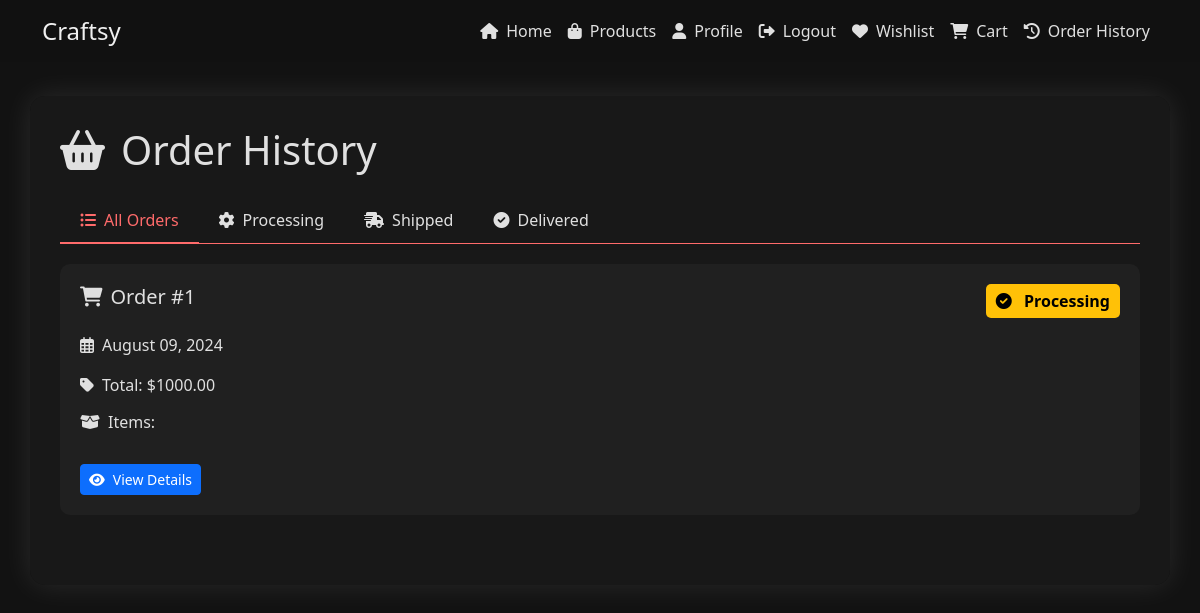
/order-history/ (signed in), run on an earlier commit of the app's database.
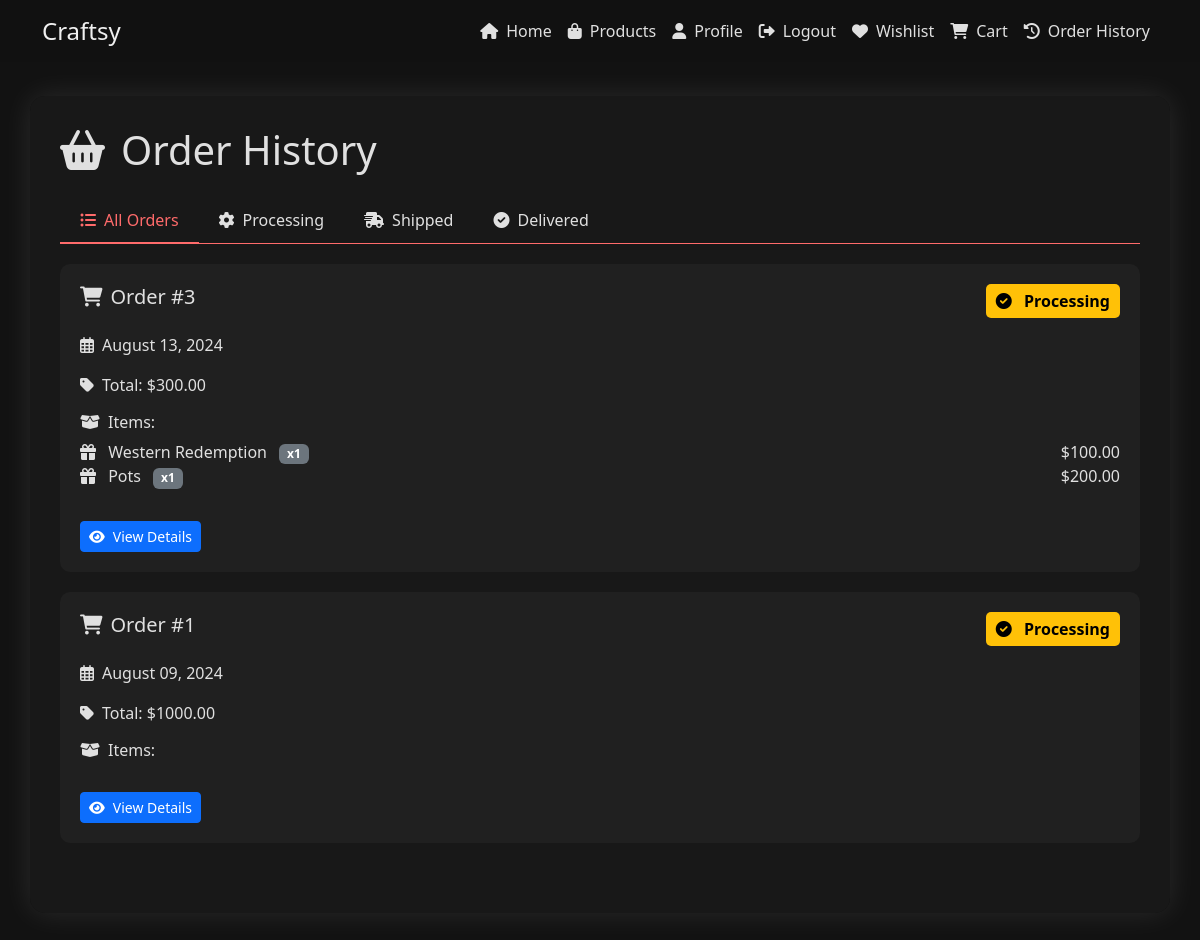
And on a later commit of the database.
### accounts/models.py (models this page shows, shortened)
class Order(models.Model):
    STATUS_CHOICES = (
        ('processing', 'Processing'),
        ('shipped', 'Shipped'),
        ('delivered', 'Delivered'),
    )
    user = models.ForeignKey(User, on_delete=models.CASCADE, related_name='orders')
    created_at = models.DateTimeField(auto_now_add=True)
    status = models.CharField(max_length=20, choices=STATUS_CHOICES, default='processing')
    total_price = models.DecimalField(max_digits=10, decimal_places=2)

class OrderItem(models.Model):
    order = models.ForeignKey(Order, on_delete=models.CASCADE, related_name='items')
    product = models.ForeignKey(Product, on_delete=models.CASCADE)
    quantity = models.PositiveIntegerField(default=1)
    price = models.DecimalField(max_digits=10, decimal_places=2)

class Product(models.Model):
    CATEGORY_CHOICES = [
        ('jewelry', 'Jewelry'),
        ('pottery', 'Pottery'),
        ('woodworking', 'Woodworking'),
        ('painting', 'Painting'),
    ]
    name = models.CharField(max_length=200)
    description = models.TextField()
    price = models.DecimalField(max_digits=10, decimal_places=2)
    category = models.ForeignKey(Category, on_delete=models.CASCADE, related_name='products')
    inventory = models.PositiveIntegerField()
    artisan = models.ForeignKey(Artisan, on_delete=models.CASCADE, related_name='products')
    created_at = models.DateTimeField(auto_now_add=True)
    updated_at = models.DateTimeField(auto_now=True)

### accounts/views.py (the view)
# urls.py: path('order-history/', views.order_history, name='order_history'),
@login_required
def order_history(request):
    orders = Order.objects.filter(user=request.user).order_by('-created_at')
    processing_orders = orders.filter(status='processing')
    shipped_orders = orders.filter(status='shipped')
    delivered_orders = orders.filter(status='delivered')
    context = {
        'orders': orders,
        'processing_orders': processing_orders,
        'shipped_orders': shipped_orders,
        'delivered_orders': delivered_orders,
    }
    return render(request, 'order_history.html', context)

### templates/order_history.html (shortened to what this page needs)
<!DOCTYPE html>
<html lang="en">
<head>
    <link href="https://cdn.jsdelivr.net/npm/bootstrap@5.3.0/dist/css/bootstrap.min.css" rel="stylesheet">
    <link rel="stylesheet" href="https://cdnjs.cloudflare.com/ajax/libs/font-awesome/6.0.0-beta3/css/all.min.css">
</head>
<body>
    <nav class="navbar navbar-expand-lg navbar-dark fixed-top">
        <div class="container">
            <a class="navbar-brand" href="{% url 'home' %}">Craftsy</a>
            <div class="collapse navbar-collapse" id="navbarNav">
                <ul class="navbar-nav ms-auto">
                    <li class="nav-item">
                        <a class="nav-link" href="{% url 'home' %}"><i class="fas fa-home me-2"></i>Home</a>
                    </li>
                    <li class="nav-item">
                        <a class="nav-link" href="{% url 'products' %}"><i class="fas fa-shopping-bag me-2"></i>Products</a>
                    </li>
                        <li class="nav-item">
                            <a class="nav-link" href="{% url 'profile' %}"><i class="fas fa-user me-2"></i>Profile</a>
                        </li>
                        <li class="nav-item">
                            <a class="nav-link" href="{% url 'logout' %}"><i class="fas fa-sign-out-alt me-2"></i>Logout</a>
                        </li>
                        <li class="nav-item">
                            <a class="nav-link" href="{% url 'wishlist' %}"><i class="fas fa-heart me-2"></i>Wishlist</a>
                        </li>
                        <li class="nav-item">
                            <a class="nav-link" href="{% url 'cart' %}"><i class="fas fa-shopping-cart me-2"></i>Cart</a>
                        </li>
                        <li class="nav-item">
                            <a class="nav-link" href="{% url 'order_history' %}"><i class="fas fa-history me-2"></i>Order History</a>
                        </li>
            </div>
        </div>
    </nav>
    <div class="container order-history-container">
        <h1 class="mb-4"><i class="fas fa-shopping-basket me-3"></i>Order History</h1>
        <ul class="nav nav-tabs" id="orderTabs" role="tablist">
            <li class="nav-item" role="presentation">
                <button class="nav-link active" id="all-tab" data-bs-toggle="tab" data-bs-target="#all" type="button" role="tab" aria-controls="all" aria-selected="true"><i class="fas fa-list-ul me-2"></i>All Orders</button>
            </li>
            <li class="nav-item" role="presentation">
                <button class="nav-link" id="processing-tab" data-bs-toggle="tab" data-bs-target="#processing" type="button" role="tab" aria-controls="processing" aria-selected="false"><i class="fas fa-cog me-2"></i>Processing</button>
            </li>
            <li class="nav-item" role="presentation">
                <button class="nav-link" id="shipped-tab" data-bs-toggle="tab" data-bs-target="#shipped" type="button" role="tab" aria-controls="shipped" aria-selected="false"><i class="fas fa-shipping-fast me-2"></i>Shipped</button>
            </li>
            <li class="nav-item" role="presentation">
                <button class="nav-link" id="delivered-tab" data-bs-toggle="tab" data-bs-target="#delivered" type="button" role="tab" aria-controls="delivered" aria-selected="false"><i class="fas fa-check-circle me-2"></i>Delivered</button>
            </li>
        </ul>
        <div class="tab-content" id="orderTabsContent">
            <div class="tab-pane fade show active" id="all" role="tabpanel" aria-labelledby="all-tab">
                {% for order in orders %}
                    {% include 'order_card.html' with order=order %}
                {% empty %}
                    <p class="empty-message"><i class="fas fa-exclamation-circle me-2"></i>No orders found.</p>
                {% endfor %}
            </div>
        </div>
    </div>
</body>
</html>

### templates/order_card.html
<div class="order-card">
    <div class="order-header">
        <h5><i class="fas fa-shopping-cart me-2"></i>Order #{{ order.id }}</h5>
        <span class="order-status status-{{ order.status|lower }}">
            <i class="fas fa-{% if order.status == 'Processing' %}cog{% elif order.status == 'Shipped' %}shipping-fast{% else %}check-circle{% endif %} me-2"></i>
            {{ order.get_status_display }}
        </span>
    </div>
    <div class="order-info">
        <p><i class="far fa-calendar-alt me-2"></i>{{ order.created_at|date:"F d, Y" }}</p>
        <p><i class="fas fa-tag me-2"></i>Total: ${{ order.total_price }}</p>
    </div>
    <div class="order-items">
        <h6><i class="fas fa-box-open me-2"></i>Items:</h6>
        <ul class="list-unstyled">
            {% for item in order.items.all %}
                <li>
                    <i class="fas fa-gift me-2"></i>
                    {{ item.product.name }}
                    <span class="badge bg-secondary ms-2">x{{ item.quantity }}</span>
                    <span class="float-end">${{ item.price }}</span>
                </li>
            {% endfor %}
        </ul>
    </div>
    <a href="{% url 'order_detail' order.id %}" class="btn btn-primary btn-sm mt-3">
        <i class="fas fa-eye me-2"></i>View Details
    </a>
</div>

What changed in the data, as far as the page shows it:
added Order: id "3", status "Processing", created_at "August 13, 2024", total_price "300.00"
added OrderItem: product.name "Western Redemption", quantity "1", price "100.00"
added OrderItem: product.name "Pots", quantity "1", price "200.00"
